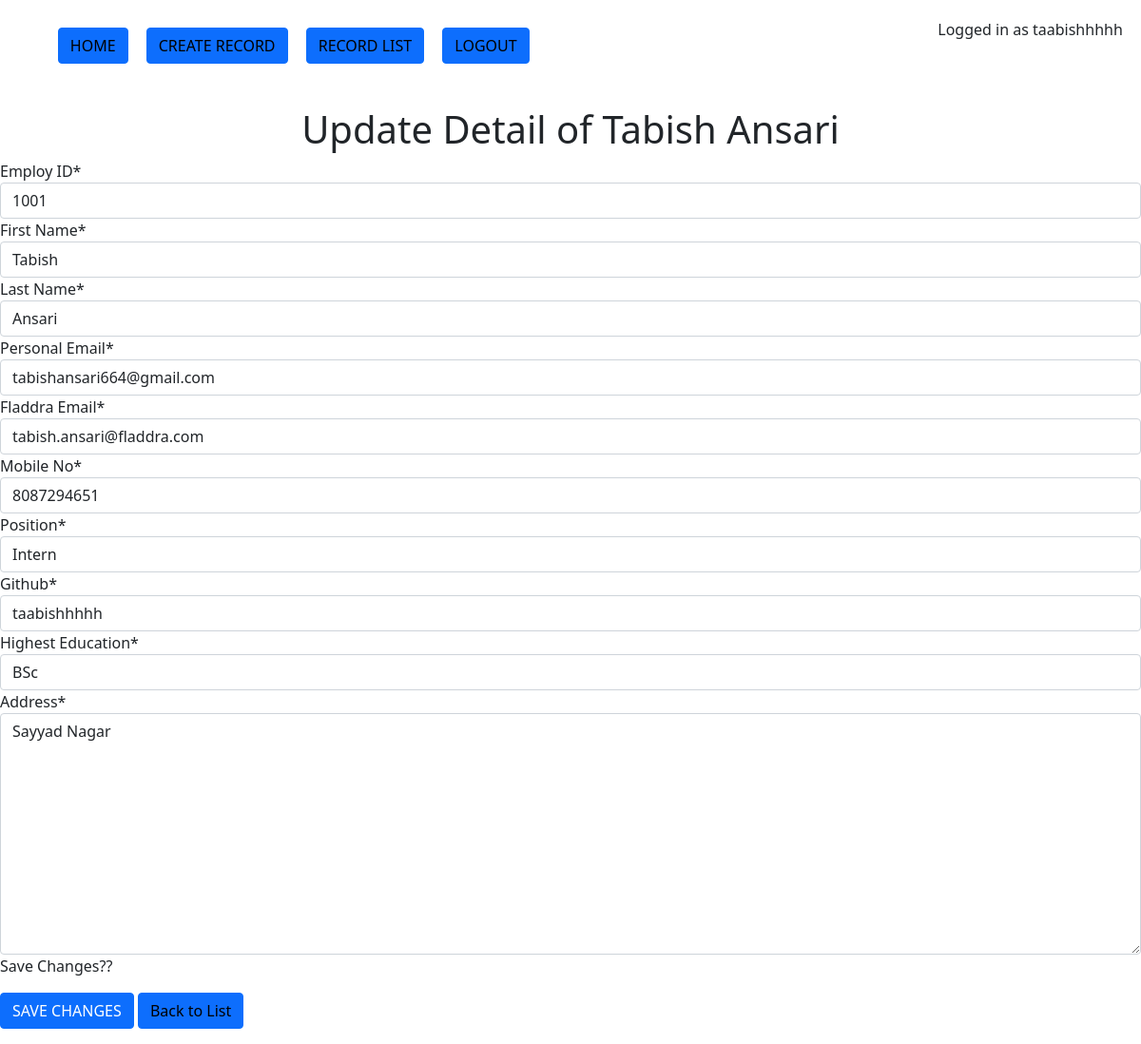
Page /emp/update/1/ (signed in) on the committed database.
### emp/models.py (models this page shows, shortened)
class Employ(models.Model):
    intern = 'Intern'
    sendev = 'Senior Developer'
    jundev = 'Junior Developer'
    hr = 'HR'
    no = '-'
    test = 'Test'
    position_choices = [
                (intern ,'Intern'),
                (sendev ,'Senior Developer'),
                 (jundev ,'Junior Developer'),
                 (hr , 'HR'),
                 (no , '-'),
                 (test , 'Test')
                 ]
    empid = models.AutoField(primary_key=True)
    employID = IntegerField('Employ ID', unique=True, validators=[validate_employID, ])
    fname = models.CharField('First Name', max_length=20, validators= [validate_fname, ])
    lname = models.CharField('Last Name', max_length=20, validators=[validate_lname, ])
    personalEmail = models.EmailField('Personal Email')
    fladdraEmail = models.EmailField('Fladdra Email', validators=[validate_fladdraEmail])
    mobile = models.IntegerField('Mobile No', unique=True, validators=[validate_mobile, ])
    position = models.CharField('Position', max_length=16,choices=position_choices, validators=[validate_position])
    github = models.CharField('Github', max_length=50)
    education = models.CharField('Highest Education', max_length=80)
    address = models.TextField('Address')
    joinedOn = models.DateField('Joined On', default=date.today)
    is_archived = models.BooleanField(default=False, null=True, blank=True)
    def get_full_name(self):
        return self.fname + ' ' + self.lname
    class Meta:
        verbose_name = 'Employee'
        verbose_name_plural = 'Employees'

### emp/views.py (the view, shortened to what this page needs)
# urls.py: path('update/<int:empid>/', UpdateEmp.as_view(), name='update_emp'),
class UpdateEmp(LoginRequiredMixin, UpdateView):
    form_class = EmployForm
    template_name = 'emp/update.html'
    queryset = Employ.objects.filter(is_archived=False)
    success_message = 'Details Updated Successfully...'
    def get_object(self):
        id_ = self.kwargs.get('empid')
        return get_object_or_404(Employ, empid=id_)

### emp/forms.py
class EmployForm(forms.ModelForm):   #Model Form
    class Meta:
        model = Employ
        fields = [
            'empid',
            'employID',
            'fname',
            'lname',
            'personalEmail',
            'fladdraEmail',
            'mobile',
            'position',
            'github',
            'education',
            'address',
        ]

### templates/emp/update.html (shortened to what this page needs)
{% include 'navbar.html' %}
{% load crispy_forms_tags %}
<center><h1>Update Detail of {{ object.get_full_name }}</h1></center>
<form method="post" action=""> {% csrf_token %}
    {{ form|crispy }}
    <p>Save Changes??</p>
    <input class="btn btn-primary" type="submit" value="SAVE CHANGES">
    <button class="btn btn-primary" ><a href="/emp/list/">Back to List</a></button>
</form>

### templates/navbar.html (shortened to what this page needs)
<link href="https://cdn.jsdelivr.net/npm/bootstrap@5.0.1/dist/css/bootstrap.min.css" rel="stylesheet">
<nav class = "navlinks">
    <ul type = "none">
    <li>
        <button class="btn btn-primary"><a href="/">HOME</a></button>
    </li>
    {% if user.is_authenticated %}
    <li>
        <button class="btn btn-primary"><a href="/emp/create/">CREATE RECORD</a></button>
    </li>
    <li>
        <button class="btn btn-primary"><a href="/emp/list/">RECORD LIST</a></button>
    </li>
    <li><button class="btn btn-primary"><a href="/logout/">LOGOUT</a></button></li>
    {% endif %}
</ul>
    {% if user.is_authenticated %}
        <p>Logged in as {{ user.username }} </p>
    {% endif %}
</nav>

### templates/navbar.html (style rules this page uses)
.navlinks { display: flex; justify-content: space-between; padding: 1.2rem;; }
.navlinks ul { display: flex; }
li { padding: 0.6rem;; }
button { background-color: none; }
button a { text-decoration: none; color:black; }

### rows in the picture
Employ: get_full_name "Tabish Ansari", employID "1001", fname "Tabish", lname "Ansari", personalEmail "tabishansari664@gmail.com", fladdraEmail "tabish.ansari@fladdra.com", mobile "8087294651", position "Intern", github "taabishhhhh", education "BSc", address "Sayyad Nagar"

### other values in the picture
{{ user.username }} "taabishhhhh"
